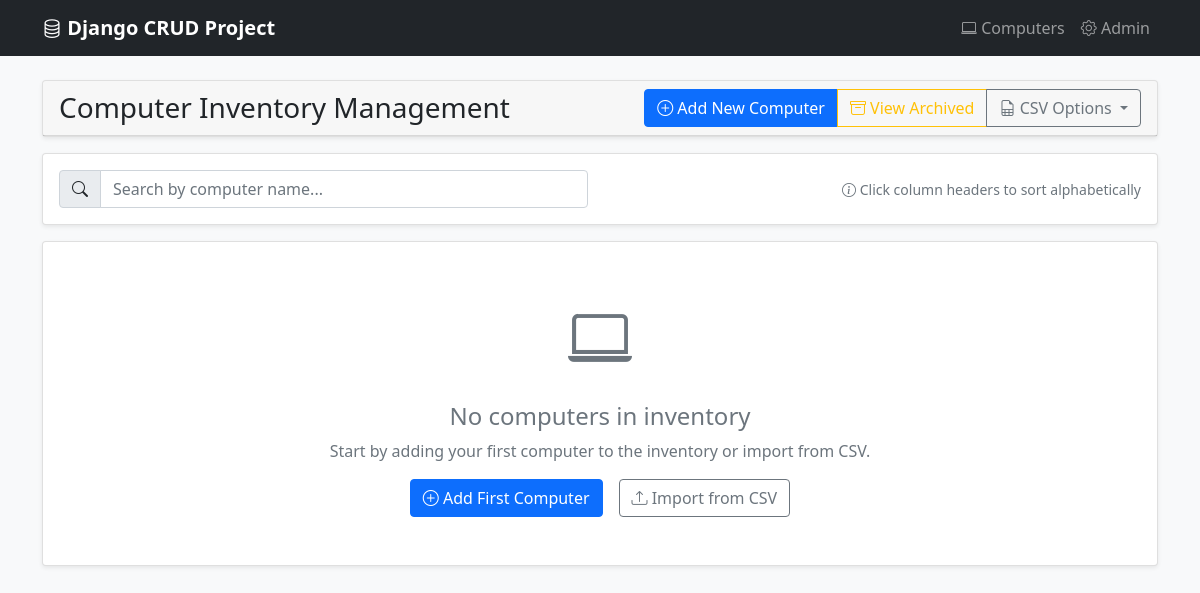
/computers/, run on an earlier commit of the app's database.
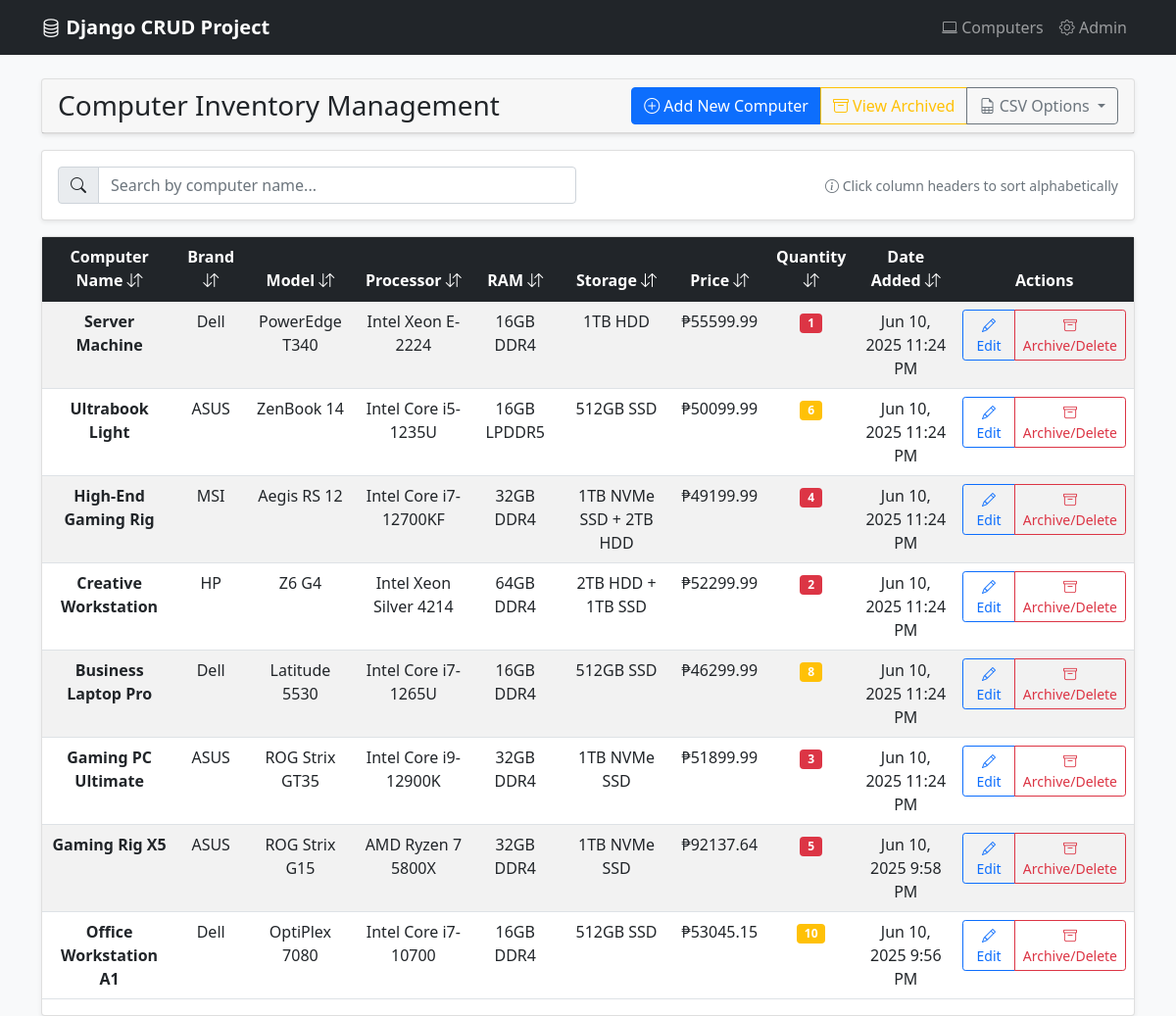
And on a later commit of the database.
### computerstockapp/models.py (models this page shows, shortened)
class ComputerStock(models.Model):
    computer_name = models.CharField(max_length=100)
    brand = models.CharField(max_length=50)
    model = models.CharField(max_length=50)
    processor = models.CharField(max_length=100)
    ram = models.CharField(max_length=20)
    storage = models.CharField(max_length=50)
    price = models.DecimalField(max_digits=10, decimal_places=2)
    quantity = models.IntegerField()
    is_archived = models.BooleanField(default=False)
    date_added = models.DateTimeField(auto_now_add=True)
    date_modified = models.DateTimeField(auto_now=True)
    class Meta:
        ordering = ['-date_added']

### computerstockapp/views.py (the view)
# urls.py: path('', views.computer_list, name='computer_list'),
def computer_list(request):
    show_archived = request.GET.get('show_archived', False)
    if show_archived:
        computers = ComputerStock.objects.all()
    else:
        computers = ComputerStock.objects.filter(is_archived=False)
    context = {
        'computers': computers,
        'show_archived': show_archived
    }
    return render(request, 'computerstockapp/computer_list.html', context)

### computerstockapp/templates/computerstockapp/computer_list.html (shortened to what this page needs)
{% extends 'base.html' %}
{% load static %}
{% load tz %}
{% block content %}
<div class="container mt-4">
    <div class="row">
        <div class="col-12">
            <div class="card">
                <div class="card-header d-flex justify-content-between align-items-center">
                    <h3 class="mb-0">Computer Inventory Management</h3>
                    <div class="btn-group" role="group">
                        <a href="{% url 'add_computer' %}" class="btn btn-primary">
                            <i class="bi bi-plus-circle"></i> Add New Computer
                        </a>
                        <a href="{% url 'archived_computers' %}" class="btn btn-outline-warning">
                            <i class="bi bi-archive"></i> View Archived
                        </a>
                        <div class="btn-group" role="group">
                            <button type="button" class="btn btn-outline-secondary dropdown-toggle" data-bs-toggle="dropdown">
                                <i class="bi bi-file-earmark-spreadsheet"></i> CSV Options
                            </button>
                        </div>
                    </div>
                </div>
            </div>
        </div>
    </div>
</div>
<div class="container mt-3">
    <div class="row">
        <div class="col-12">
            <div class="card">
                <div class="card-body">
                    <div class="row align-items-center">
                        <div class="col-md-6">
                            <div class="input-group">
                                <span class="input-group-text">
                                    <i class="bi bi-search"></i>
                                </span>
                                <input type="text" class="form-control" id="searchInput" placeholder="Search by computer name..." onkeyup="searchTable()">
                            </div>
                        </div>
                        <div class="col-md-6 text-end">
                            <small class="text-muted">
                                <i class="bi bi-info-circle"></i> Click column headers to sort alphabetically
                            </small>
                        </div>
                    </div>
                </div>
            </div>
        </div>
    </div>
</div>
<div class="container mt-3">
    <div class="row">
        <div class="col-12">
            <div class="card">
                    {% if computers %}                        <div class="table-responsive">
                            <table class="table table-striped table-hover" id="computerTable">
                                <thead class="table-dark text-center">
                                    <tr>
                                        <th class="sortable" onclick="sortTable(0)" style="cursor: pointer;">
                                            Computer Name <i class="bi bi-arrow-down-up"></i>
                                        </th>
                                        <th class="sortable" onclick="sortTable(1)" style="cursor: pointer;">
                                            Brand <i class="bi bi-arrow-down-up"></i>
                                        </th>
                                        <th class="sortable" onclick="sortTable(2)" style="cursor: pointer;">
                                            Model <i class="bi bi-arrow-down-up"></i>
                                        </th>
                                        <th class="sortable" onclick="sortTable(3)" style="cursor: pointer;">
                                            Processor <i class="bi bi-arrow-down-up"></i>
                                        </th>
                                        <th class="sortable" onclick="sortTable(4)" style="cursor: pointer;">
                                            RAM <i class="bi bi-arrow-down-up"></i>
                                        </th>
                                        <th class="sortable" onclick="sortTable(5)" style="cursor: pointer;">
                                            Storage <i class="bi bi-arrow-down-up"></i>
                                        </th>
                                        <th class="sortable" onclick="sortTable(6)" style="cursor: pointer;">
                                            Price <i class="bi bi-arrow-down-up"></i>
                                        </th>
                                        <th class="sortable" onclick="sortTable(7)" style="cursor: pointer;">
                                            Quantity <i class="bi bi-arrow-down-up"></i>
                                        </th>
                                        <th class="sortable" onclick="sortTable(8)" style="cursor: pointer;">
                                            Date Added <i class="bi bi-arrow-down-up"></i>
                                        </th>
                                        <th>Actions</th>
                                    </tr>
                                </thead>
                                <tbody class="text-center">
                                    {% for computer in computers %}
                                    <tr>
                                        <td><strong>{{ computer.computer_name }}</strong></td>
                                        <td>{{ computer.brand }}</td>
                                        <td>{{ computer.model }}</td>
                                        <td>{{ computer.processor }}</td>
                                        <td>{{ computer.ram }}</td>
                                        <td>{{ computer.storage }}</td>
                                        <td>₱{{ computer.price }}</td>
                                        <td>
                                            <span class="badge {% if computer.quantity > 10 %}bg-success{% elif computer.quantity > 5 %}bg-warning{% else %}bg-danger{% endif %}">
                                                {{ computer.quantity }}
                                            </span>
                                        </td>
                                        <td>{{ computer.date_added|localtime|date:"M d, Y g:i A" }}</td>                                        <td>
                                            <div class="btn-group" role="group">
                                                <a href="{% url 'edit_computer' computer.id %}" class="btn btn-sm btn-outline-primary" title="Edit computer details">
                                                    <i class="bi bi-pencil"></i> Edit
                                                </a>
                                                <a href="{% url 'delete_computer' computer.id %}" class="btn btn-sm btn-outline-danger" title="Archive or Delete computer">
                                                    <i class="bi bi-archive"></i> Archive/Delete
                                                </a>
                                            </div>
                                        </td>
                                    </tr>
                                    {% endfor %}
                                </tbody>
                            </table>
                        </div>
                    {% else %}                        <div class="text-center py-5">
                            <i class="bi bi-laptop" style="font-size: 4rem; color: #6c757d;"></i>
                            <h4 class="mt-3 text-muted">No computers in inventory</h4>
                            <p class="text-muted">Start by adding your first computer to the inventory or import from CSV.</p>
                            <div class="d-grid gap-2 d-md-flex justify-content-md-center">
                                <a href="{% url 'add_computer' %}" class="btn btn-primary me-md-2">
                                    <i class="bi bi-plus-circle"></i> Add First Computer
                                </a>
                                <a href="{% url 'import_csv' %}" class="btn btn-outline-secondary">
                                    <i class="bi bi-upload"></i> Import from CSV
                                </a>
                            </div>
                        </div>
                    {% endif %}
                </div>
            </div>
        </div>
    </div>
{% endblock %}

### templates/base.html (shortened to what this page needs)
<!DOCTYPE html>
<html lang="en">
<head>
    <link href="https://cdn.jsdelivr.net/npm/bootstrap@5.1.3/dist/css/bootstrap.min.css" rel="stylesheet">
    <link href="https://cdn.jsdelivr.net/npm/bootstrap-icons@1.7.2/font/bootstrap-icons.css" rel="stylesheet">
</head>
<body>
    <nav class="navbar navbar-expand-lg navbar-dark bg-dark">
        <div class="container">
            <a class="navbar-brand" href="#">
                <i class="bi bi-database"></i> Django CRUD Project
            </a>
            <div class="collapse navbar-collapse" id="navbarNav">
                <ul class="navbar-nav ms-auto">
                    <li class="nav-item">
                        <a class="nav-link" href="/computers/">
                            <i class="bi bi-laptop"></i> Computers
                        </a>
                    </li>
                    <li class="nav-item">
                        <a class="nav-link" href="/admin/">
                            <i class="bi bi-gear"></i> Admin
                        </a>
                    </li>
                </ul>
            </div>
        </div>
    </nav>
    <main>
        {% block content %}{% endblock %}
    </main>
</body>
</html>

### templates/base.html (style rules this page uses)
body { background-color: #f8f9fa; }
.navbar-brand { font-weight: bold; }
.card { box-shadow: 0 0.125rem 0.25rem rgba(0, 0, 0, 0.075); border: 1px solid rgba(0, 0, 0, 0.125); }

What changed in the data, as far as the page shows it:
added ComputerStock: computer_name "Server Machine", brand "Dell", model "PowerEdge T340", processor "Intel Xeon E-2224", ram "16GB DDR4", storage "1TB HDD", price "55599.99", quantity "1", date_added "Jun 10, 2025 11:24 PM"
added ComputerStock: computer_name "Ultrabook Light", brand "ASUS", model "ZenBook 14", processor "Intel Core i5-1235U", ram "16GB LPDDR5", storage "512GB SSD", price "50099.99", quantity "6", date_added "Jun 10, 2025 11:24 PM"
added ComputerStock: computer_name "High-End Gaming Rig", brand "MSI", model "Aegis RS 12", processor "Intel Core i7-12700KF", ram "32GB DDR4", storage "1TB NVMe SSD + 2TB HDD", price "49199.99", quantity "4", date_added "Jun 10, 2025 11:24 PM"
added ComputerStock: computer_name "Creative Workstation", brand "HP", model "Z6 G4", processor "Intel Xeon Silver 4214", ram "64GB DDR4", storage "2TB HDD + 1TB SSD", price "52299.99", quantity "2", date_added "Jun 10, 2025 11:24 PM"
added ComputerStock: computer_name "Business Laptop Pro", brand "Dell", model "Latitude 5530", processor "Intel Core i7-1265U", ram "16GB DDR4", storage "512GB SSD", price "46299.99", quantity "8", date_added "Jun 10, 2025 11:24 PM"
added ComputerStock: computer_name "Gaming PC Ultimate", brand "ASUS", model "ROG Strix GT35", processor "Intel Core i9-12900K", ram "32GB DDR4", storage "1TB NVMe SSD", price "51899.99", quantity "3", date_added "Jun 10, 2025 11:24 PM"
added ComputerStock: computer_name "Gaming Rig X5", brand "ASUS", model "ROG Strix G15", processor "AMD Ryzen 7 5800X", ram "32GB DDR4", storage "1TB NVMe SSD", price "92137.64", quantity "5", date_added "Jun 10, 2025 9:58 PM"
added ComputerStock: computer_name "Office Workstation A1", brand "Dell", model "OptiPlex 7080", processor "Intel Core i7-10700", ram "16GB DDR4", storage "512GB SSD", price "53045.15", quantity "10", date_added "Jun 10, 2025 9:56 PM"
Also different on the page:
text no longer shown: "No computers in inventory Start by adding your first computer to the inventory or import from CSV. Add First Computer Import from CSV"
text now shown: "Computer Name Brand Model Processor RAM Storage Price Quantity Date Added Actions"
